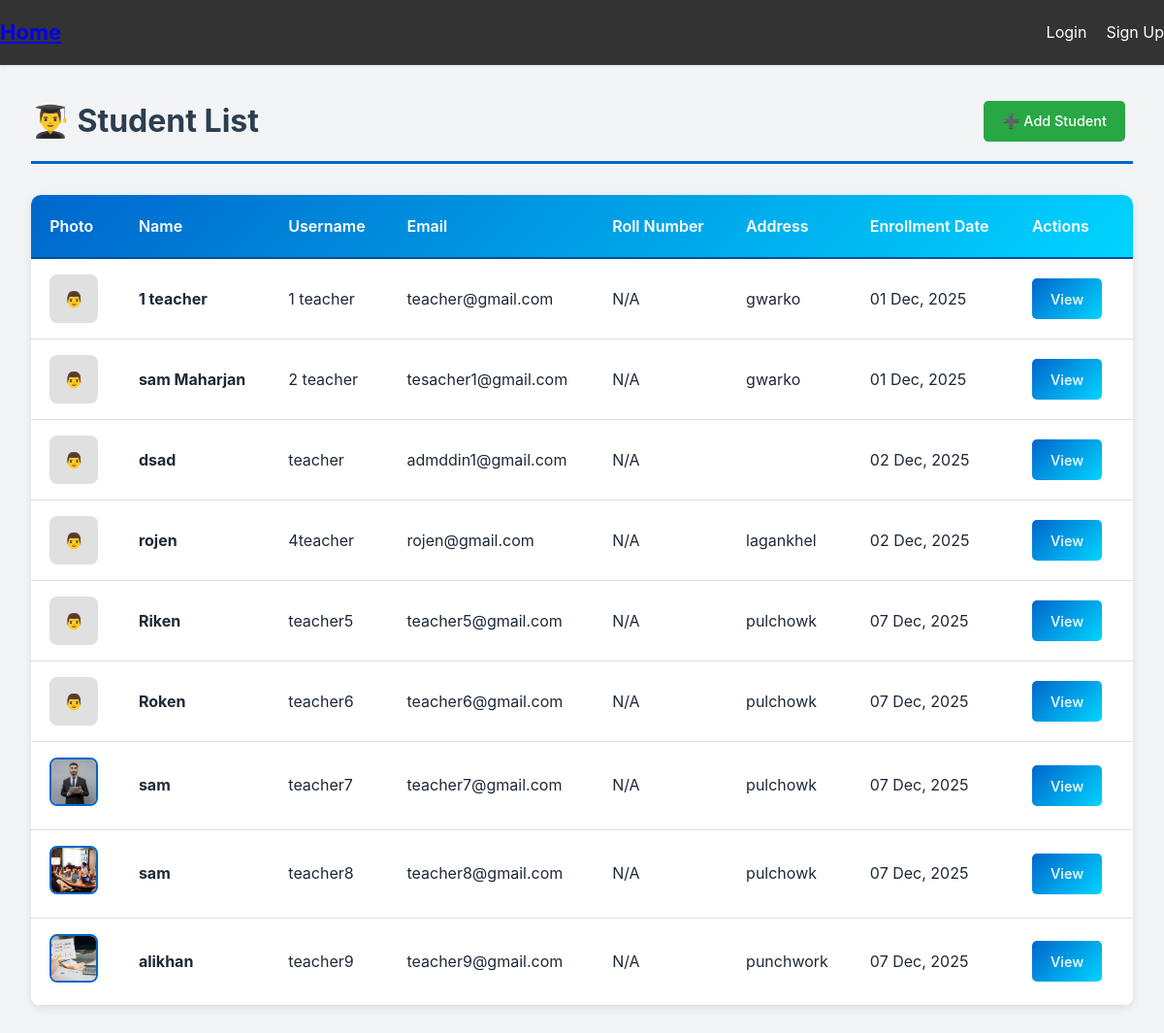
/teacher_list/, run on an earlier commit of the app's database.
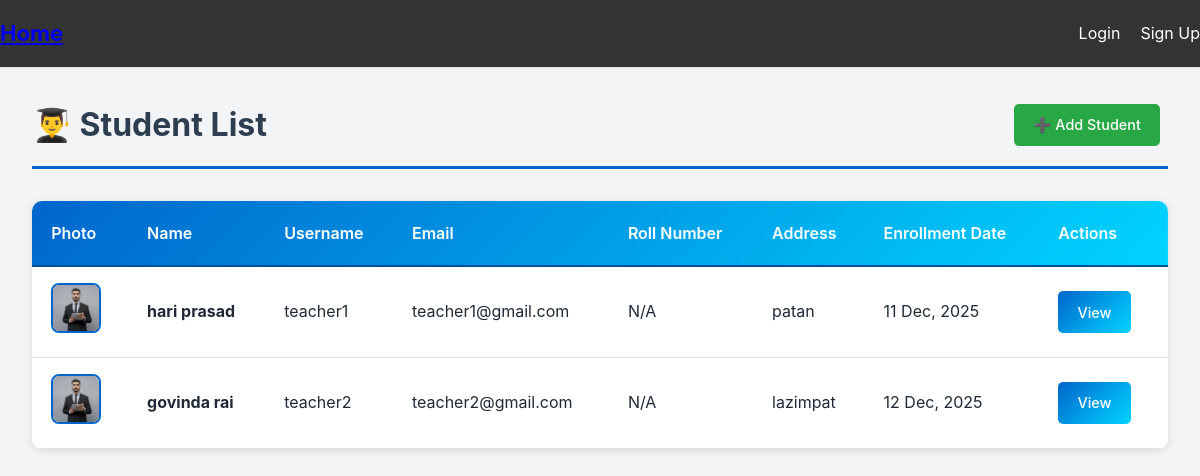
And on a later commit of the database.
### base/models.py (models this page shows, shortened)
class CustomUser(AbstractUser):
    USER_TYPE_CHOICES = (
        ('admin', 'Admin'),
        ('teacher', 'Teacher'),
        ('student', 'Student'),
        ('staff', 'Staff'),
    )
    name = models.CharField(max_length=255, blank=True)
    roll_number = models.IntegerField(blank=True, null=True)
    address = models.CharField(max_length=255)
    enrollment_date = models.DateField(auto_now_add=True)
    user_type = models.CharField(max_length=10, choices=USER_TYPE_CHOICES)
    email = models.EmailField(unique=True)
    image = models.ImageField(upload_to='user_image/', blank=True, null=True)

### base/views.py (the view)
# urls.py: path('teacher_list/', views.teacher_list, name='teacher_list'),
def teacher_list(request):
    teachers = CustomUser.objects.filter(user_type='teacher')
    return render(request, 'teacher_list.html', {'teachers': teachers})

### templates/teacher_list.html (shortened to what this page needs)
{% extends 'base.html' %}
{% load static %}
{% block content %}
<div class="container">
    <div class="header">
        <h1>👨‍🎓 Student List</h1>
        <a href="{% url 'add_teacher' %}" class="btn btn-success">
            ➕ Add Student
        </a>
    </div>
    {% if teachers %}
    <div class="table-wrapper">
        <table class="custom-table">
            <thead>
                <tr>
                    <th>Photo</th>
                    <th>Name</th>
                    <th>Username</th>
                    <th>Email</th>
                    <th>Roll Number</th>
                    <th>Address</th>
                    <th>Enrollment Date</th>
                    <th>Actions</th>
                </tr>
            </thead>
            <tbody>
                {% for t in teachers %}
                <tr>
                    <td>
                        {% if t.image %}
                            <img src="{{ t.image.url }}" class="table-img" alt="Student Photo">
                        {% else %}
                            <div style="width: 50px; height: 50px; background: #e0e0e0; border-radius: 8px; display: flex; align-items: center; justify-content: center; color: #7f8c8d;">
                                👨
                            </div>
                        {% endif %}
                    </td>
                    <td><strong>{{ t.name }}</strong></td>
                    <td>{{ t.username }}</td>
                    <td>{{ t.email }}</td>
                    <td>{{ t.roll_number|default:"N/A" }}</td>
                    <td>{{ t.address }}</td>
                    <td>{{ t.enrollment_date|date:"d M, Y" }}</td>
                    <td>
                        <a href="{% url 'teacher_detail' t.id %}" class="btn btn-primary">View</a>
                    </td>
                </tr>
                {% endfor %}
            </tbody>
        </table>
    </div>
    {% endif %}
</div>
{% endblock %}

What changed in the data, as far as the page shows it:
no longer on this page (row edited): CustomUser: name "1 teacher", username "1 teacher", email "teacher@gmail.com", roll_number "N/A", address "gwarko", enrollment_date "01 Dec, 2025"
no longer on this page (row edited): CustomUser: name "sam Maharjan", username "2 teacher", email "tesacher1@gmail.com", roll_number "N/A", address "gwarko", enrollment_date "01 Dec, 2025"
removed CustomUser: name "dsad", username "teacher", email "admddin1@gmail.com", roll_number "N/A", enrollment_date "02 Dec, 2025"
removed CustomUser: name "rojen", username "4teacher", email "rojen@gmail.com", roll_number "N/A", address "lagankhel", enrollment_date "02 Dec, 2025"
removed CustomUser: name "Riken", username "teacher5", email "teacher5@gmail.com", roll_number "N/A", address "pulchowk", enrollment_date "07 Dec, 2025"
removed CustomUser: name "Roken", username "teacher6", email "teacher6@gmail.com", roll_number "N/A", address "pulchowk", enrollment_date "07 Dec, 2025"
removed CustomUser: image (picture), name "sam", username "teacher7", email "teacher7@gmail.com", roll_number "N/A", address "pulchowk", enrollment_date "07 Dec, 2025"
removed CustomUser: image (picture), name "sam", username "teacher8", email "teacher8@gmail.com", roll_number "N/A", address "pulchowk", enrollment_date "07 Dec, 2025"
removed CustomUser: image (picture), name "alikhan", username "teacher9", email "teacher9@gmail.com", roll_number "N/A", address "punchwork", enrollment_date "07 Dec, 2025"
now on this page (row edited): CustomUser: image (picture), name "hari prasad", username "teacher1", email "teacher1@gmail.com", roll_number "N/A", address "patan", enrollment_date "11 Dec, 2025"
now on this page (row edited): CustomUser: image (picture), name "govinda rai", username "teacher2", email "teacher2@gmail.com", roll_number "N/A", address "lazimpat", enrollment_date "12 Dec, 2025"
